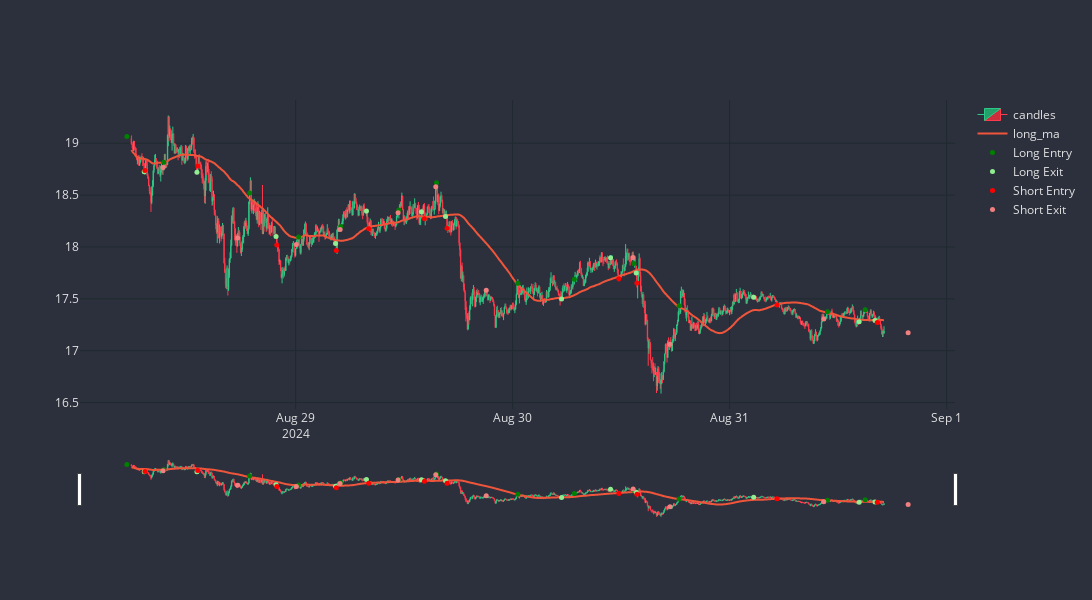

This figure's notebook cell:
### Code cell
strat.plot(-2000)

### Figure 1 — Plotly figure (JSON) as saved in the notebook; plotly's stock layout.template omitted (floating-point values rounded to 4 significant figures; data arrays with more than 128 entries replaced by an {"elided": "..."} marker saying what was removed)
{"data": [{"close": {"elided": "1000 float values"}, "decreasing": {"fillcolor": "#CC2E3C", "line": {"color": "#FF3A4C"}}, "high": {"elided": "1000 float values"}, "increasing": {"fillcolor": "#24A06B", "line": {"color": "#2EC886"}}, "line": {"width": 1}, "low": {"elided": "1000 float values"}, "name": "candles", "opacity": 1, "open": {"elided": "1000 float values"}, "type": "candlestick", "x": {"elided": "1000 str values"}}, {"line": {"shape": "spline", "width": 2}, "name": "long_ma", "type": "scatter", "x": {"elided": "1000 str values"}, "y": {"elided": "1000 float values"}}, {"marker": {"color": "green", "size": 5}, "mode": "markers", "name": "Long Entry", "type": "scatter", "x": ["2024-08-28T05:20:00", "2024-08-28T09:25:00", "2024-08-28T18:55:00", "2024-08-29T00:20:00", "2024-08-29T05:00:00", "2024-08-29T11:25:00", "2024-08-29T15:35:00", "2024-08-30T00:35:00", "2024-08-30T06:50:00", "2024-08-30T13:25:00", "2024-08-30T18:25:00", "2024-08-31T10:50:00", "2024-08-31T15:00:00"], "y": [19.06, 18.82, 18.52, 18.1, 18.2, 18.36, 18.62, 17.65, 17.69, 17.84, 17.43, 17.38, 17.4]}, {"marker": {"color": "lightgreen", "size": 5}, "mode": "markers", "name": "Long Exit", "type": "scatter", "x": ["2024-08-28T07:15:00", "2024-08-28T13:05:00", "2024-08-28T21:50:00", "2024-08-29T04:25:00", "2024-08-29T07:50:00", "2024-08-29T13:55:00", "2024-08-29T16:35:00", "2024-08-30T05:25:00", "2024-08-30T10:50:00", "2024-08-30T13:40:00", "2024-08-31T02:40:00", "2024-08-31T14:20:00", "2024-08-31T16:05:00"], "y": [18.73, 18.72, 18.1, 18.03, 18.35, 18.34, 18.3, 17.5, 17.9, 17.75, 17.52, 17.28, 17.29]}, {"marker": {"color": "red", "size": 5}, "mode": "markers", "name": "Short Entry", "type": "scatter", "x": ["2024-08-28T07:20:00", "2024-08-28T13:10:00", "2024-08-28T21:55:00", "2024-08-29T04:30:00", "2024-08-29T08:05:00", "2024-08-29T14:15:00", "2024-08-29T16:45:00", "2024-08-30T11:45:00", "2024-08-30T13:45:00", "2024-08-31T05:15:00", "2024-08-31T16:20:00"], "y": [18.74, 18.78, 18.02, 17.97, 18.18, 18.27, 18.18, 17.69, 17.65, 17.44, 17.27]}, {"marker": {"color": "lightcoral", "size": 5}, "mode": "markers", "name": "Short Exit", "type": "scatter", "x": ["2024-08-28T09:20:00", "2024-08-28T17:35:00", "2024-08-29T00:05:00", "2024-08-29T04:55:00", "2024-08-29T11:20:00", "2024-08-29T15:30:00", "2024-08-29T21:05:00", "2024-08-30T13:20:00", "2024-08-30T17:25:00", "2024-08-31T10:25:00", "2024-08-31T19:45:00"], "y": [18.77, 18.09, 18.02, 18.17, 18.33, 18.58, 17.58, 17.9, 17.06, 17.3, 17.17]}], "layout": {"font": {"color": "#E1E1E1", "size": 12}, "height": 600, "paper_bgcolor": "#2C303C", "plot_bgcolor": "#2C303C", "width": 1200, "xaxis": {"gridcolor": "#1F292F", "nticks": 5, "rangeslider": {"visible": true}, "type": "date"}, "yaxis": {"gridcolor": "#1F292F"}}}
